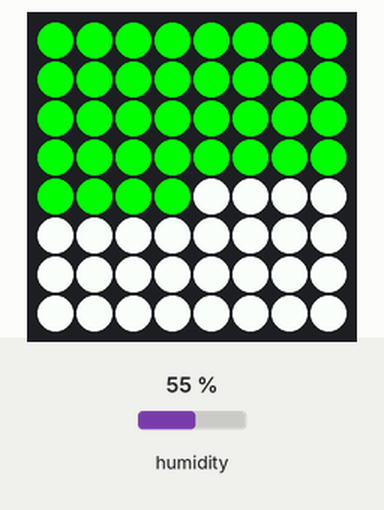
Recording of a program running on a simulated Raspberry Pi (BCM pin numbers) with a Sense HAT. Shown: the Sense HAT's 8×8 RGB LED matrix. The inputs (shaded band) are chosen by the test bench; at power-on: humidity 55 %. What the program prints to the terminal is not drawn. At 5.0 s the program stops and its outputs stay as they are.

Above: at 0.1 s.

The program:

humidity-lcd.py
```python
from sense_hat import SenseHat
import time

sense = SenseHat()
humidity = sense.get_humidity()
#print("Humidity: %s %%rH" % humidity)

# alternatives
print("Humidity:",round(humidity,2))

##########Data to Sense Hat######

green = (0, 255, 0)
white = (255, 255, 255)
humidity = sense.humidity
humidity_value = 64 * humidity / 100
pixels = [green if i < humidity_value else white for i in range(64)]
sense.set_pixels(pixels)
time.sleep(5)

#####Data to turn off Sense LCD#####
off = (0, 0, 0)
humidity = 0
humidity_value = 64 * humidity / 100
pixels = [off if i < humidity_value else off for i in range(64)]
sense.set_pixels(pixels)
```
